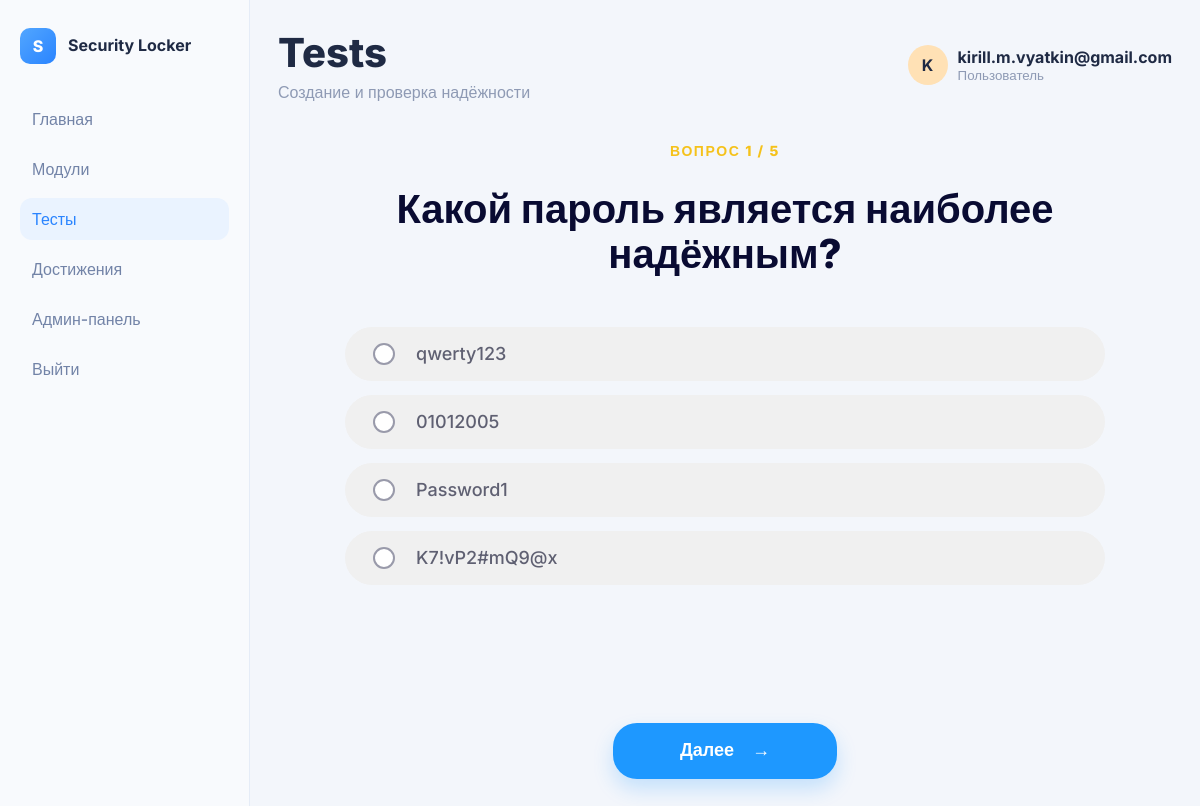
The app's page /test_question_screen (signed in) with its own data.
### tables this page shows
CREATE TABLE tests (
                id INTEGER PRIMARY KEY AUTOINCREMENT,
                course_id INTEGER NOT NULL,
                title TEXT NOT NULL,
                passing_score INTEGER NOT NULL,
                FOREIGN KEY (course_id) REFERENCES courses(id) ON DELETE CASCADE
            );

CREATE TABLE users (
                id INTEGER PRIMARY KEY AUTOINCREMENT,
                email TEXT NOT NULL UNIQUE,
                password_hash TEXT NOT NULL,
                created_at TEXT NOT NULL DEFAULT (datetime('now'))
            );

CREATE TABLE questions (
                id INTEGER PRIMARY KEY AUTOINCREMENT,
                lesson_id INTEGER NOT NULL,
                question_text TEXT NOT NULL,
                explanation TEXT NOT NULL,
                FOREIGN KEY (lesson_id) REFERENCES lessons(id) ON DELETE CASCADE
            );

CREATE TABLE answers (
                id INTEGER PRIMARY KEY AUTOINCREMENT,
                question_id INTEGER NOT NULL,
                answer_text TEXT NOT NULL,
                is_correct BOOLEAN NOT NULL DEFAULT FALSE,
                FOREIGN KEY (question_id) REFERENCES questions(id) ON DELETE CASCADE
            );

### app.py (the view, shortened to what this page needs)
@app.route("/tests/start", methods=["GET", "POST"])
@app.route("/test_question_screen", methods=["GET", "POST"])
def test_question_screen():
    user = _get_current_user()
    if not user:
        return redirect(url_for("login"))
    question_index = int(request.args.get("question") or 0)
    if "question" not in request.args:
        session["test_answers"] = {}
    with _connect_db() as conn:
        test = get_default_test(conn)
        if not test:
            abort(404)
        question = get_test_question(conn, int(test["id"]), question_index)
        if not question:
            return redirect(url_for("test_question_screen"))
    return render_template(
        "test_question.html",
        user=user,
        active_nav="tests",
        test=test,
        question=question,
    )

### app.py (called while the page is built)
def _connect_db() -> sqlite3.Connection:
    conn = sqlite3.connect(DB_PATH)
    conn.row_factory = sqlite3.Row
    conn.execute("PRAGMA foreign_keys = ON;")
    return conn

def _get_current_user() -> User | None:
    user_id = session.get("user_id")
    if not user_id:
        return None
    with _connect_db() as conn:
        row = conn.execute("SELECT id, email FROM users WHERE id = ?", (user_id,)).fetchone()
        if not row:
            session.pop("user_id", None)
            return None
        return User(id=int(row["id"]), email=str(row["email"]))

@app.before_request
def _ensure_db_initialized() -> None:
    if app.config.get("DB_INITIALIZED"):
        return
    _init_db()
    app.config["DB_INITIALIZED"] = True

### services/test_service.py (called while the page is built)
def get_test_question(conn: sqlite3.Connection, test_id: int, index: int) -> dict[str, Any] | None:
    questions = _get_test_questions(conn, test_id)
    if index < 0 or index >= len(questions):
        return None
    question = questions[index]
    answers = conn.execute(
        """
        SELECT id, answer_text
        FROM answers
        WHERE question_id = ?
        ORDER BY id ASC
        """,
        (question["id"],),
    ).fetchall()
    return {
        "id": int(question["id"]),
        "text": str(question["question_text"]),
        "number": index + 1,
        "total": len(questions),
        "answers": [{"id": int(row["id"]), "text": str(row["answer_text"])} for row in answers],
    }

def _get_test_questions(conn: sqlite3.Connection, test_id: int) -> list[sqlite3.Row]:
    return conn.execute(
        """
        SELECT q.id, q.question_text, q.explanation
        FROM questions q
        JOIN lessons l ON l.id = q.lesson_id
        JOIN tests t ON t.course_id = l.course_id
        WHERE t.id = ?
        ORDER BY q.id ASC
        """,
        (test_id,),
    ).fetchall()

### app/templates/test_question.html (shortened to what this page needs)
{% extends "base.html" %}
{% block page_header %}
<div>
    <h2>Tests</h2>
    <p>{{ test.title }}</p>
</div>
{% endblock %}
{% block content %}
<section class="test-page">
    <form method="post" action="{{ url_for('test_question_screen') }}" class="test-card">
        <p class="test-counter">ВОПРОС {{ question.number }} / {{ question.total }}</p>
        <h3>{{ question.text }}</h3>
        <div class="answer-list">
            {% for answer in question.answers %}
            <label class="answer-option">
                <span class="answer-radio" aria-hidden="true"></span>
                <span>{{ answer.text }}</span>
            </label>
            {% endfor %}
        </div>
        <button type="submit" class="test-next-button">
            {% if question.number == question.total %}Завершить{% else %}Далее{% endif %}
            <span aria-hidden="true">→</span>
        </button>
    </form>
</section>
{% endblock %}

### app/templates/base.html (shortened to what this page needs)
<!DOCTYPE html>
<html lang="en">
<head>
    <link rel="stylesheet" href="{{ url_for('static', filename='css/style.css') }}">
</head>
<body>
    <div class="app-shell">
        <aside class="sidebar">
            <div class="brand">
                <span class="brand-icon">S</span>
                <h1 class="brand-title">Security Locker</h1>
            </div>
            <nav class="sidebar-nav">
                <a href="{{ url_for('dashboard') }}" class="nav-item{% if active_nav == 'dashboard' %} active{% endif %}">Главная</a>
                <a href="{{ url_for('modules') }}" class="nav-item{% if active_nav == 'modules' %} active{% endif %}">Модули</a>
                <a href="{{ url_for('tests') }}" class="nav-item{% if active_nav == 'tests' %} active{% endif %}">Тесты</a>
                <a href="{{ url_for('achievements_page') }}" class="nav-item{% if active_nav == 'achievements' %} active{% endif %}">Достижения</a>
                <a href="{{ url_for('admin_panel') }}" class="nav-item{% if active_nav == 'admin' %} active{% endif %}">Админ-панель</a>
                <a href="{{ url_for('logout') }}" class="nav-item">Выйти</a>
            </nav>
        </aside>
        <main class="content-area">
            <header class="topbar">
                {% block page_header %}{% endblock %}
                <div class="user-chip">
                    <div class="avatar">K</div>
                    <div>
                        <strong>{{ user.email if user else "Guest" }}</strong>
                        <small>Пользователь</small>
                    </div>
                </div>
            </header>
            {% block content %}{% endblock %}
        </main>
    </div>
</body>
</html>

### app/static/css/style.css (style rules this page uses)
:root { --bg: #f3f6fb; --white: #ffffff; --text: #1f2a44; --muted: #8e9ab4; --primary: #2a84ff; --border: #e5ecf7; --success: #33b779; --danger: #f05d5e; }
* { box-sizing: border-box; margin: 0; padding: 0; }
body { font-family: "Inter", sans-serif; background: var(--bg); color: var(--text); }
.app-shell { min-height: 100vh; display: grid; grid-template-columns: 250px 1fr; }
.sidebar { background: #f8fafd; border-right: 1px solid var(--border); padding: 28px 20px; display: flex; flex-direction: column; }
.brand { display: flex; gap: 12px; align-items: center; margin-bottom: 34px; }
.brand-icon { width: 36px; height: 36px; border-radius: 10px; background: linear-gradient(135deg, #52a6ff, #2a84ff); display: grid; place-items: center; color: #fff; font-weight: 800; }
.brand-title { font-size: 16px; font-weight: 700; line-height: 1.2; }
.sidebar-nav { display: grid; gap: 8px; }
.nav-item { text-decoration: none; color: #7283a7; font-weight: 500; padding: 11px 12px; border-radius: 12px; }
.nav-item.active, .nav-item:hover { color: var(--primary); background: #eaf3ff; }
.content-area { padding: 28px; }
.topbar { display: flex; justify-content: space-between; align-items: center; margin-bottom: 24px; }
.topbar h2 { font-size: 40px; font-weight: 800; }
.topbar p { color: var(--muted); margin-top: 5px; }
.user-chip { display: flex; align-items: center; gap: 10px; }
.avatar { width: 40px; height: 40px; border-radius: 50%; display: grid; place-items: center; background: #ffe1b5; font-weight: 700; }
.user-chip small { display: block; color: var(--muted); }
.test-page { min-height: calc(100vh - 128px); display: grid; place-items: start center; padding: 8px 16px 40px; }
.test-card { width: min(100%, 760px); display: grid; justify-items: center; gap: 28px; padding: 8px 0 0; }
.test-counter { color: #f5c21b; font-size: 14px; font-weight: 800; letter-spacing: 1.6px; }
.test-card h3 { color: #090b32; font-size: 40px; font-weight: 800; line-height: 1.12; text-align: center; margin-bottom: 22px; }
.answer-list { width: 100%; display: grid; gap: 14px; }
.answer-option { min-height: 54px; display: grid; grid-template-columns: 28px 1fr; align-items: center; gap: 15px; border-radius: 28px; background: #f0f0f0; color: #5f6072; padding: 0 28px; font-size: 18px; font-weight: 500; cursor: pointer; transition: background 0.18s ease, color 0.18s ease, box-shadow 0.18s ease; }
.answer-radio { width: 22px; height: 22px; border: 2px solid #999aaa; border-radius: 50%; background: #fff; position: relative; }
.answer-radio::after { content: ""; width: 10px; height: 10px; border-radius: 50%; background: #1e98ff; position: absolute; top: 4px; left: 4px; transform: scale(0); transition: transform 0.18s ease; }
.test-next-button { display: inline-flex; align-items: center; justify-content: center; gap: 18px; min-width: 224px; min-height: 56px; border: none; border-radius: 24px; background: #1e98ff; color: #fff; font-size: 18px; font-weight: 700; cursor: pointer; margin-top: 110px; box-shadow: 0 10px 20px rgba(30, 152, 255, 0.22); }

### records on screen
tests: title "Создание и проверка надёжности"
users: email "kirill.m.vyatkin@gmail.com"
questions: text "Какой пароль является наиболее надёжным?"
answers: text "qwerty123"
answers: text "01012005"
answers: text "Password1"
answers: text "K7!vP2#mQ9@x"

### other values on screen
{{ question.number }} "1"
{{ question.total }} "5"
